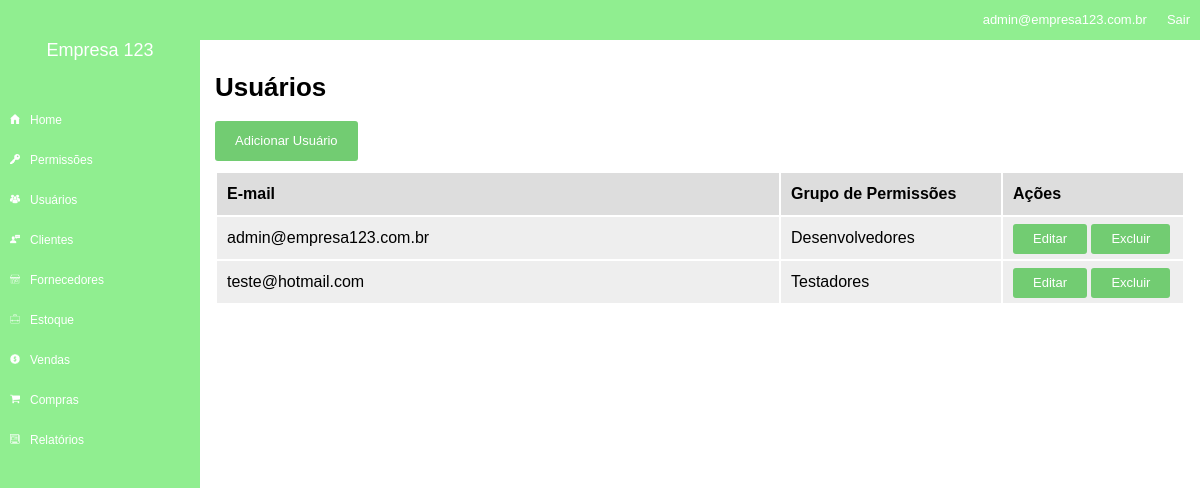
The app's page /users (signed in) with its own data.
### tables this page shows
CREATE TABLE `users` (
  `id` int(11) unsigned NOT NULL AUTO_INCREMENT,
  `id_company` int(11) NOT NULL,
  `email` varchar(50) NOT NULL DEFAULT '',
  `password` varchar(32) NOT NULL DEFAULT '',
  `id_group` int(11) NOT NULL,
  PRIMARY KEY (`id`)
);

CREATE TABLE `permission_groups` (
  `id` int(11) unsigned NOT NULL AUTO_INCREMENT,
  `id_company` int(11) NOT NULL,
  `name` varchar(50) NOT NULL DEFAULT '',
  `params` varchar(200) NOT NULL DEFAULT '',
  PRIMARY KEY (`id`)
);

### core/Controller.php (called while the page is built, shortened)
<?php
class controller {
	public function loadTemplate($viewName, $viewData = array()) {
		include 'views/template.php';
	}
	public function loadViewInTemplate($viewName, $viewData) {
		extract($viewData);
		include 'views/'.$viewName.'.php';
	}
}

### core/Core.php (called while the page is built, shortened)
<?php
class Core {
	public function run() {
        $url = explode('index.php', $_SERVER['PHP_SELF']);
        $url = end($url);
		$params = array();
		if(!empty($url) && $url != '/') {
			$url = explode('/', $url);
			array_shift($url);
			array_shift($url);
			if(isset($url[0])) {
				$currentAction = $url[0];
				array_shift($url);
			} else {
				$currentAction = 'index';
			}
		} else {
			$currentController = 'homeController';
			$currentAction = 'index';
		}
		$c = new $currentController();
		call_user_func_array(array($c, $currentAction), $params);
	}
}

### index.php (called while the page is built, shortened)
<?php
require 'config.php';
$core = new Core();
$core->run();
?>

### core/Model.php (called while the page is built, shortened)
<?php
class model {
	public function __construct() {
		global $config;
		$this->db = new PDO("mysql:dbname=".$config['dbname'].";host=".$config['host'], $config['dbuser'], $config['dbpass']);
	}
}
?>

### config.php (called while the page is built, shortened)
<?php
$config = array();
if(ENVIRONMENT == 'development') {
	$config['dbname'] = 'estagio1';
	$config['host'] = 'localhost';
	$config['dbuser'] = 'root';
	$config['dbpass'] = '';
} else {
	$config['dbname'] = 'estagio1';
	$config['host'] = 'localhost';
	$config['dbuser'] = 'root';
	$config['dbpass'] = '';
}
?>

### models/Users.php (called while the page is built, shortened)
<?php
class Users extends model {
	private $userInfo;
	public function setLoggedUser() {
		if(isset($_SESSION['ccUser']) && !empty($_SESSION['ccUser'])) {
			$id = $_SESSION['ccUser'];
			$sql = $this->db->prepare("SELECT * FROM users WHERE id = :id");
			$sql->bindValue(':id', $id);
			$sql->execute();
			if($sql->rowCount() > 0) {
				$this->userInfo = $sql->fetch();
			}
		}
	}
	public function getCompany() {
		if(isset($this->userInfo['id_company'])) {
			return $this->userInfo['id_company'];
		} else {
			return 0;
		}
	}
	public function getList($id_company) {
		$array = array();
		$sql = $this->db->prepare("
			SELECT
				users.id,
				users.email,
				permission_groups.name
			FROM users
			LEFT JOIN permission_groups ON permission_groups.id = users.id_group
			WHERE
			users.id_company = :id_company");
		$sql->bindValue(":id_company", $id_company);
		$sql->execute();
		if($sql->rowCount() > 0) {
			$array = $sql->fetchAll();
		}
		return $array;
	}
}

### views/users.php (the view)
<h1>Usuários</h1>
<div class="button"><a href="<?php echo BASE_URL; ?>/users/add">Adicionar Usuário</a></div>
<table border="0" width="100%">
	<tr>
		<th>E-mail</th>
		<th>Grupo de Permissões</th>
		<th>Ações</th>
	</tr>
	<?php foreach($users_list as $us): ?>
	<tr>
		<td><?php echo $us['email']; ?></td>
		<td width="200"><?php echo $us['name']; ?></td>
		<td width="160">
			<div class="button button_small"><a href="<?php echo BASE_URL; ?>/users/edit/<?php echo $us['id']; ?>">Editar</a></div>
			<div class="button button_small"><a href="<?php echo BASE_URL; ?>/users/delete/<?php echo $us['id']; ?>" onclick="return confirm('Tem certeza que deseja excluir?')">Excluir</a></div>
		</td>
	</tr>
	<?php endforeach; ?>
</table>

### assets/css/template.css (style rules this page uses)
body { margin:0; padding:0; font-size:13px; font-family:Arial; }
input[type=submit], button, .button { border:0px; background-color:#72cc72; color:#FFF; height:40px; line-height: 40px; border-radius:3px; padding-left:20px; padding-right:20px; cursor:pointer; font-size:13px; display: inline-block; }
.button_small { height:30px; line-height: 30px; }
.button a { color:#FFF; text-decoration: none; }
table { margin-top:10px; }
table th { height:40px; line-height: 40px; background-color:#DDD; text-align: left; padding-left:10px; padding-right: 10px; }
table td { height:40px; line-height: 40px; background-color:#EEE; text-align: left; padding-left:10px; padding-right: 10px; }

### records on screen
users: email "admin@empresa123.com.br", permission_groups.name "Desenvolvedores"
users: email "teste@hotmail.com", permission_groups.name "Testadores"

### other values on screen
$viewData['company_name'] "Empresa 123"
$viewData['user_email'] "admin@empresa123.com.br"
